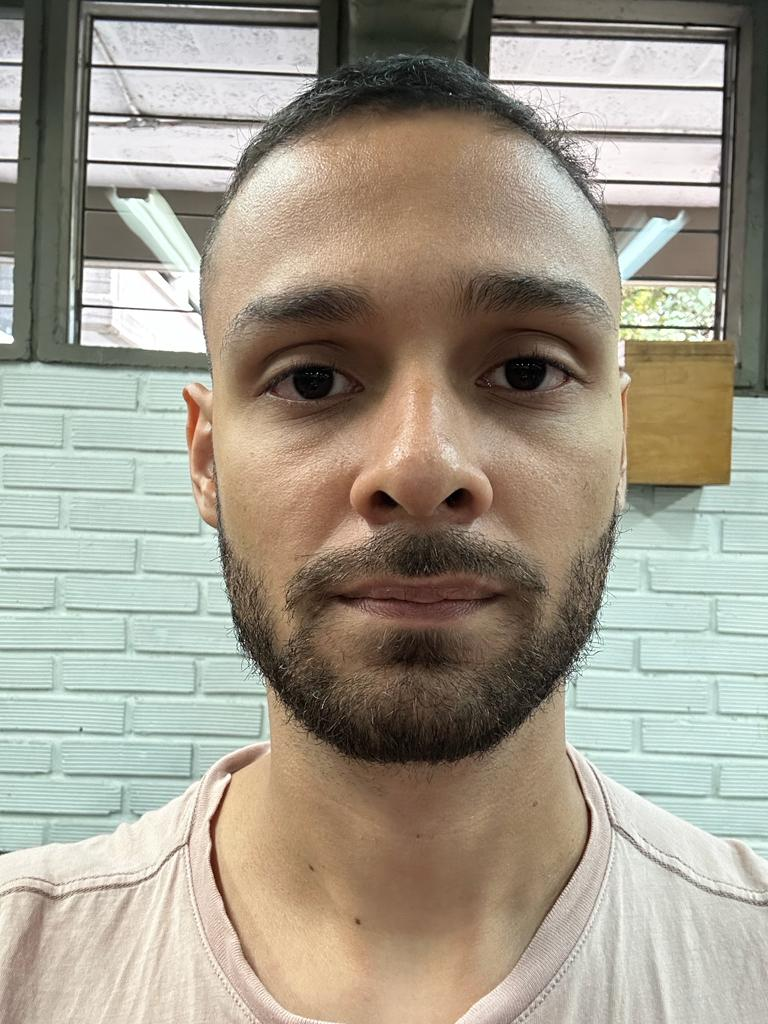
#> input picture Foto_MAH.jpg, 768 x 1024 px
$ jupyter execute --allow-errors WorkshopI_ML2.ipynb
#> lines starting #> are read from the running program, lines starting #| are printed output that depends on the picture
# Lab I - Dimensionality Reduction - Machine Learning II
# Workshop I
Estudiante: Mafredy Acevedo

## Punto 1

[cell 1]
#Importing needed libraries:

#Data structures:
import numpy as np
import pandas as pd

[cell 2]
#Simulate any random rectangular matrix A.

#Definition of the matrix A dimensions (nxm)
n=np.random.randint(1,10)
m=np.random.randint(1,10)
#Definition of the matrix A using random numbers trough numpy.random:
A=np.random.randint(-10, 10, size=[n,m])

#Outputs:
print(f"matrix A dimention is {n}x{m}")
print('The defined matrix A is:')
display(pd.DataFrame(A))

[cell 3]
# What is the rank and trace of A?

#Calculating the rank of A using numpy linear algebra functions (linalg module)
A_rank=np.linalg.matrix_rank(A)
#Calculating the trace of A by converting the numpy array into a matrix and using the trace method:
A_trace=np.matrix.trace(A)

#Outputs:
if n!=m:
    print(f"Matrix A rank is {A_rank}, which is coherent since it is the lower dimention of the matrix ({n}x{m})")
else:
    print(f"Squared matrix A rank is {A_rank}, which is coherent since it is equal to either of the dimensions ({n}x{m})")

print(f"On the other hand, Matrix A trace is {A_trace}, which is correct because it is equal to the sum of the diagonal of the Matrix")

[cell 4]
#What is determinant of A?

#Calculating the determinant of A using numpy linear algebra functions (linalg module)
if n==m:
    A_det=np.linalg.det(A)
    print(f'The determinant of the Matrix A is {A_det}')
else:
    print('Non-squared matrices do not have determinant')

[cell 5]
#Can you invert A? How?
if n==m:
    if A_det!=0:
        #Calculating the inverse of A using numpy linear algebra functions (linalg module)
        A_inv=np.linalg.inv(A)
        print('A can be inverted since its determinant is different than 0. We can use the numpy linear algebra functions to calculate inverse matrix')
        print('Inverse A is:')
        display(pd.DataFrame(A_inv))
        print('We can see if the inverse is correct by multiplyng A and A_inv and checking that the result is equal to the Identity I:')
        display(pd.DataFrame(A@A_inv).round(2))
    else:
        print('Matrix A is not invertible because its determinant is equal to 0')
else:
    print('Matrix A is not invertible because it is a non-squared matrix')

[cell 6]
#How are eigenvalues and eigenvectors of A’A and AA’ related? What interesting differences can you notice between both?

#First, we obtain A transposed:

A_T=np.matrix.transpose(A)

A_TxA=A_T@A #Calculating A’A
AxA_T=A@A_T #Calculating AA’

A_TxA_eigenvalues, A_TxA_eigenvectors =np.linalg.eig(A_TxA) #Using np.linalg functions to obtain both eigenvalues and eigenvector of A’A
AxA_T_eigenvalues, AxA_T_eigenvectors =np.linalg.eig(AxA_T) #Using np.linalg functions to obtain both eigenvalues and eigenvector of AA’

#Comparing the eigenvalues of both matrices:
print('Eigen values are:')
display(pd.DataFrame([A_TxA_eigenvalues,AxA_T_eigenvalues],index=['A’A','AA’']).T)
print('Most important thing that can be concluded is that both eigenvalues are the same for A’A and AA’\n')

#Comparing the eigenvectors of both matrices:
print('A’A eigen vectors are:')
display(pd.DataFrame(A_TxA_eigenvectors))
print('AA’ eigen vectors are:')
display(pd.DataFrame(AxA_T_eigenvectors))
print('Most important thing that can be concluded is that ....')

## Punto 2

[cell 7]
#Importing needed libraries:

#Images management:
from PIL import Image
import matplotlib.pyplot as plt
#System comunication
import os
#To calculate the euclidean distance
from scipy.spatial.distance import euclidean

[cell 8]
#Add a steady, well-centered picture of your face to a shared folder alongside your classmates.
#- Edit your picture to be 256x256 pixels, grayscale (single channel)

# Loading my picture
MAH = Image.open('Foto_MAH.jpg')
#> MAH is the input picture: PIL image 768x1024 RGB; mean R, G, B 161.9, 155.1, 140.6

# Converting to grayscale
MAH_gray = MAH.convert('L')
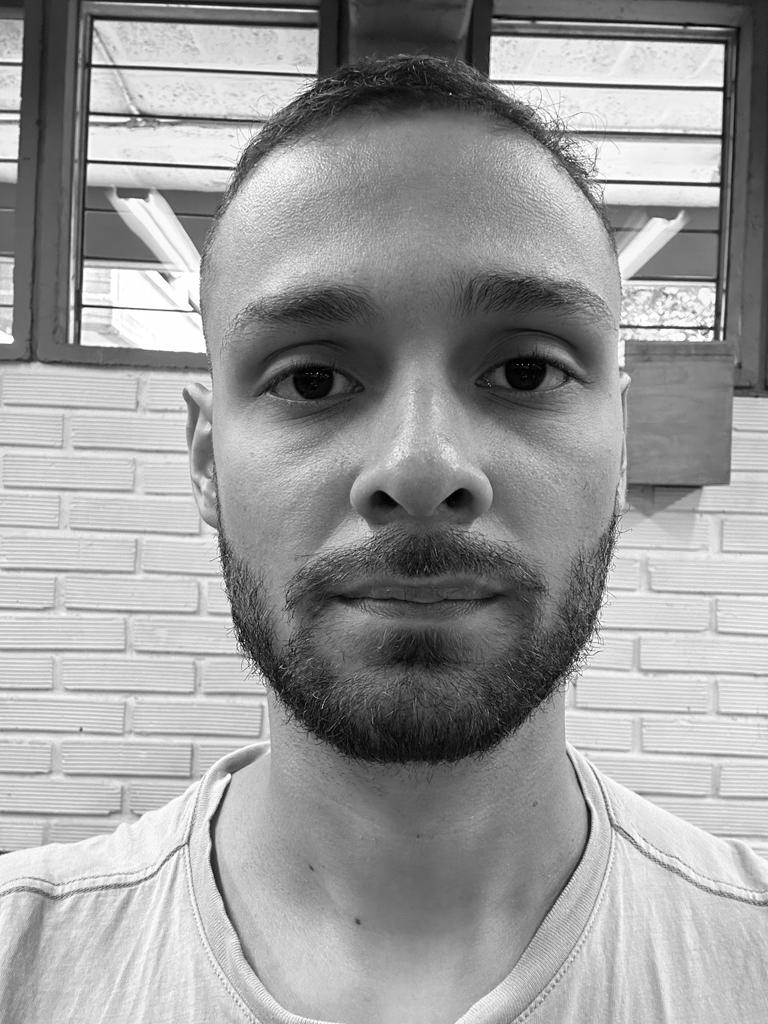
#> MAH_gray: PIL image 768x1024 L; min 0, max 255, mean 155.5

# Resizing to 256x256 pixels
MAH_resized = MAH_gray.resize((256, 256))
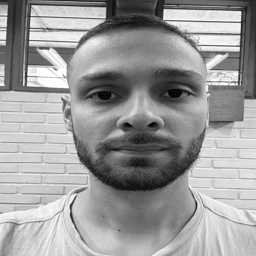
#> MAH_resized: PIL image 256x256 L; min 0, max 255, mean 155.5

#- Plot your edited face
plt.imshow(MAH_resized, cmap='gray')
plt.axis('off')
plt.title('My face')
plt.show()

[cell 9]
#- Calculate and plot the average face of the cohort.

#Loading and converting classmates faces of the cohort into NumPy arrays

#Path where the pictures of the other classmates are stored
cohort_pictures_path = os.getcwd()+'\CohortPictures'

#Storing each picture name inside a list
cohort_pictures = os.listdir(cohort_pictures_path)

#Loading, converting, resizing and stoting each picture inside another list, by iterating the previous list
cohort_pictures_as_array = [np.array(Image.open(os.path.join(cohort_pictures_path, picture)).convert('L').resize((256, 256))) for picture in cohort_pictures]
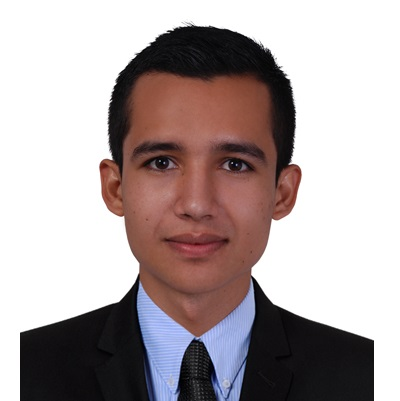
#> input picture CohortPictures/Alvaro Gomez.jpg, 400 x 401 px, found by its file name
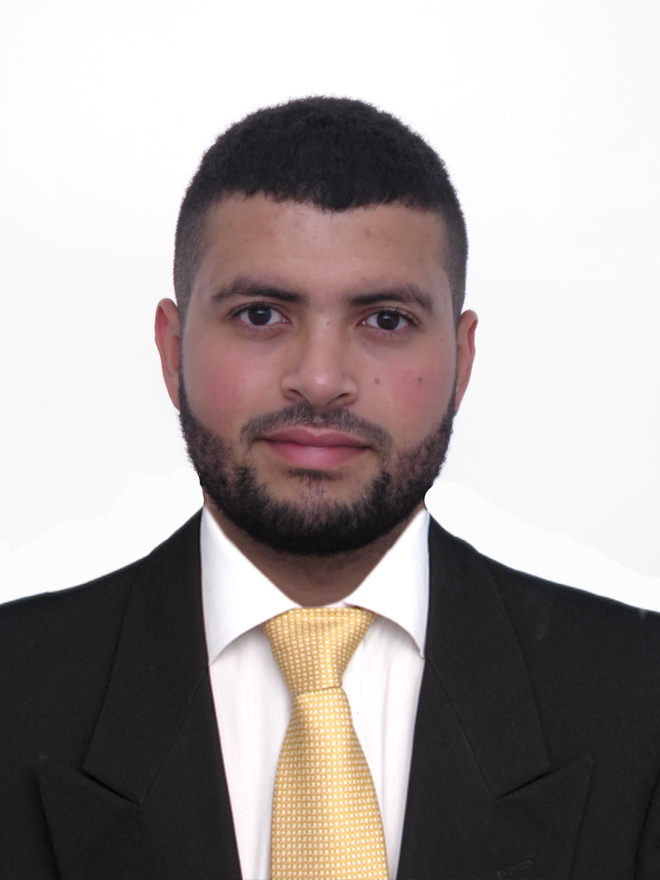
#> input picture CohortPictures/Andres Felipe Orrego.jpg, 660 x 880 px, found by its file name
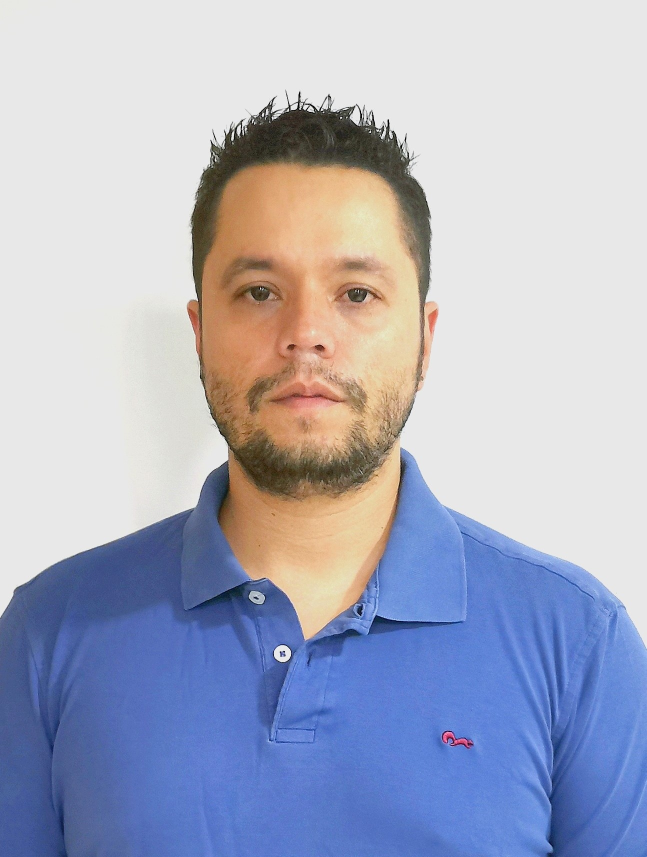
#> input picture CohortPictures/FOTO TIP.jpg, 1293 x 1713 px, found by its file name (shown at 1/2 size)

average_face = np.mean(cohort_pictures_as_array, axis=0)
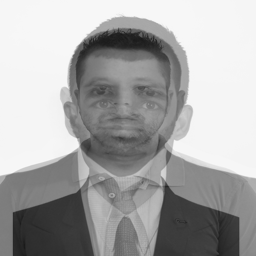
#> average_face: shape (256, 256) float64; min 26.33, max 249, mean 168.2

plt.imshow(average_face, cmap='gray')
plt.axis('off')
plt.title('Average face of the Cohort')
plt.show()

This average face is not a good subject for the experiment, considering that most of the pictures were taken\nin different angles and distances from the cameras, and the background varies a lot.

[cell 10]
#- How distant is your face from the average? How would you measure it?

# Calculate Euclidean distance
MAH_as_array=np.array(MAH_resized)
distance = euclidean(MAH_as_array.flatten(), average_face.flatten())
#> distance = 24344.2

print(f"The Euclidean distance between my face and the average face is {distance:.2f}")
#| The Euclidean distance between my face and the average face is 24344.16
print(f"Considering the plotted 'Avegage face of the cohort', it was very clear that any face compared to it would be very far.")

## Punto 3

[cell 11]
#Importing needed libraries:

#Dimentional reduction:
from unsupervised import PCA as myPCA
from unsupervised import SVD as mySVD
from unsupervised import tSNE as mytSNE

## Punto 4

Apply SVD over the picture of your face, progressively increasing the number of singular values used. Is
there any point where you can say the image is appropriately reproduced? How would you quantify how
different your photo and the approximation are?

[cell 12]
# Calculating the SVD
u, s, v = np.linalg.svd(MAH_as_array, full_matrices=False)
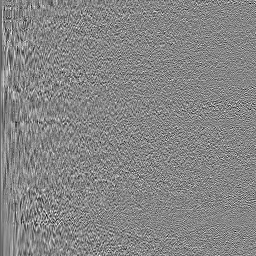
#> u: shape (256, 256) float64; min -0.303, max 0.273, mean -0.000279; drawn with min black and max white
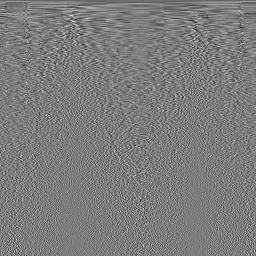
#> v: shape (256, 256) float64; min -0.398, max 0.413, mean -0.000325; drawn with min black and max white
#> s = 256 values, max 41208.2 at index 0, min 0.024 at index 255, mean 421

[cell 13]
import seaborn as sns

var_explained = np.round(s/np.sum(s), decimals=4)
#> var_explained = 256 values, max 0.382 at index 0, min 0 at index 240, mean 0.00391

# Variance explained top Singular vectors
print(f'variance Explained by Top 5 singular values:\n{var_explained[0:5]}')
#| variance Explained by Top 5 singular values:
#| [0.3823 0.0593 0.0486 0.0341 0.0275]
ev=0
i=0
while(ev<0.8):
    ev+=var_explained[i]
    i+=1
#> this loop made 32 passes
#> ev on passes 1 to 12: 0.382, 0.442, 0.49, 0.524, 0.552, 0.576, 0.594, 0.61, 0.626, 0.639, 0.652, 0.663
#> after the loop, ev = 0.8; i = 32

print(f'The needed number of components to obtain a cumulative explained variance of at least 80% is {i}')
#| The needed number of components to obtain a cumulative explained variance of at least 80% is 32

plt.figure(figsize=(20, 6))
sns.barplot(x=list(range(1, 51)),
            y=var_explained[0:50], color="dodgerblue")

plt.title('Variance Explained Graph')
plt.xlabel('Singular Vector', fontsize=16)
plt.ylabel('Variance Explained', fontsize=16)
plt.tight_layout()
plt.show()
#> figure, not shown here; tallest bar 0.382 high, from x = -0.4 to 0.4

[cell 14]
# plot images with different number of components
comps = [256, 100, 50, 32, 10, 1]
plt.figure(figsize=(10, 6))

for i in range(len(comps)):
    low_rank = u[:, :comps[i]] @ np.diag(s[:comps[i]]) @ v[:comps[i], :]

    if(i == 0):
        plt.subplot(2, 3, i+1),
        plt.imshow(low_rank, cmap='gray'),
        plt.title(f'Original picture \n n_components = {comps[i]}')

    else:
        plt.subplot(2, 3, i+1),
        plt.imshow(low_rank, cmap='gray'),
        plt.title(f'n_components = {comps[i]}')
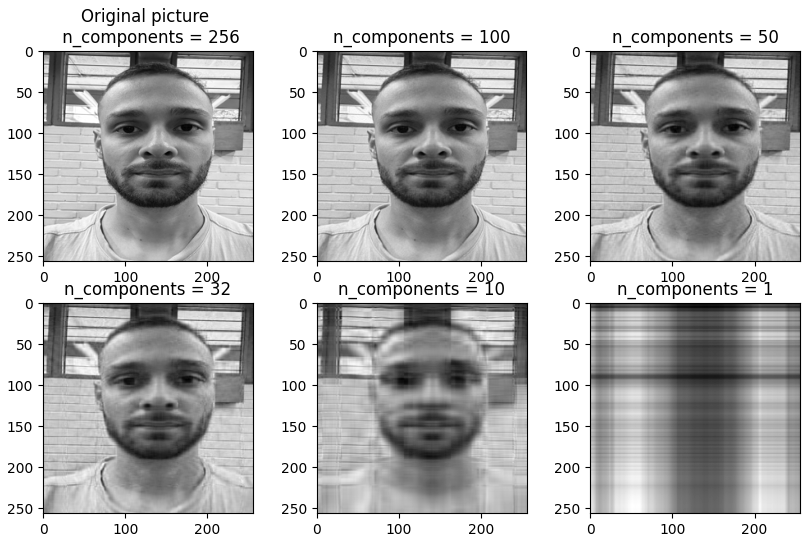
#> figure drawn by matplotlib, 6 panels

To answer the questions of this point: It can be stated that recognizing an individual becomes possible using only 10 singular values, as this number is sufficient to distinguish their facial features. However, with 26 singular values, the individual becomes easily recognizable. To measure the difference between each compressed image and the original picture, we can use the concept of cumulative explained variance. This metric indicates, in terms of a percentage, how closely the approximations represent the original image.

## Punto 5

Train a naive logistic regression on raw MNIST images to distinguish between 0s and 8s. We are calling
this our baseline. What can you tell about the baseline performance?

[cell 15]
#Loading the needed librarys
from sklearn.datasets import load_digits
from sklearn.linear_model import LogisticRegression
from sklearn.model_selection import train_test_split
from sklearn.metrics import accuracy_score
from sklearn.model_selection import cross_val_score
from sklearn.metrics import make_scorer

[cell 16]
mnist = load_digits() #loading the Bunch container
real_number = pd.DataFrame(mnist.target) #Saving the real numbers as a pandas DataFrame (target)
pixels = pd.DataFrame(mnist.data) #Saving the pixels that represents the real numbers as a pandas DataFrame (data)

At this point, either the target and the data contain numbers from 0 to 8. Since the objetive of this point is to predict if it is 0 or 8, let's drop the data corresponding to the numbers form 1 to 7:

[cell 17]
real_number = real_number[real_number[0].isin([0,8])]
print(f'Now the target has only the following numbers: {real_number[0].unique()}')

Now let's drop the rows of the input data that doesn't correspond to 0s or 8s

[cell 18]
pixels = pixels.iloc[real_number.index]

[cell 19]
real_number.reset_index(inplace=True,drop=True)
real_number.columns=['num']
pixels.reset_index(inplace=True,drop=True)

Next step is to split the input data and train the naive logistic regression

[cell 20]
X_train, X_test, y_train, y_test = train_test_split(
                                        pixels,
                                        real_number.values.reshape(-1,1),
                                        train_size   = 0.8,
                                        random_state = 1234,
                                        shuffle      = True
                                    )
LR1 = LogisticRegression()
LR1.fit(X_train, y_train)
y_pred = LR1.predict(X_test)

Using the accuracy score it's possible to messure the predictions of our model

[cell 21]
print(f'The accuracy of the model is of {accuracy_score(y_test, y_pred)*100}%')

The first impression is that maybe the model can be overfitted, considering that each prediction was exact. So, let's use a crossfold validation to check the model with different folds:

[cell 22]
scorer = make_scorer(accuracy_score, greater_is_better=True)
score=abs(np.mean(cross_val_score(LR1, pixels, real_number.values.reshape(-1,1), cv=5, n_jobs=-1, scoring=scorer)))
print(f'After testing the model using 5 different folds of train/test data, the accuracy of the model is of {score*100}%')

The last result shows that the model is not overfitted and the input data discribes really well the output data.

## Punto 6 + Punto 7

6)
Now, apply dimensionality reduction using all your algorithms to train the model with only 2 features per
image.
- Plot the 2 new features generated by your algorithm
- Does this somehow impact the performance of your model?

7)
Repeat the process above but now using the built-in algorithms in the Scikit-Learn library. How different
are these results from those of your implementation? Why?

[cell 23]
from sklearn.decomposition import PCA
from sklearn.decomposition import TruncatedSVD as SVD

* Applying PCA with 2 features for both sklearn and my algorithms

#> (a cell that did not finish here is left out)

[cell 25]
#Next, using scikit-learn PCA
sklPCA=PCA(2)
sklPCA.fit(pixels)
pixels_PCA_skl=sklPCA.transform(pixels)
pixels_PCA_skl_DF=pd.DataFrame(pixels_PCA_skl, columns=['C1','C2'])

[cell 26]
mnist_PCAskl = pd.concat([pixels_PCA_skl_DF, real_number], axis = 1)
#> (the rest of this cell did not finish here and is left out)

Both PCA algorithms perfectly separates the two possible targets with two principal components. The results are pretty similar

Now, we check de Logistic Regression using the new input data created by my PCA

#> (a cell that did not finish here is left out)

#> (a cell that did not finish here is left out)

Checking sklearn PCA features with LR

[cell 29]
X_train_PCAskl, X_test_PCAskl, y_train_PCAskl, y_test_PCAskl = train_test_split(
                                        pixels_PCA_skl_DF,
                                        real_number.values.reshape(-1,1),
                                        train_size   = 0.8,
                                        random_state = 1234,
                                        shuffle      = True
                                    )
LR_sklPCA = LogisticRegression()
LR_sklPCA.fit(X_train_PCAskl, y_train_PCAskl)
y_pred_sklPCA = LR_sklPCA.predict(X_test_PCAskl)

[cell 30]
print(f'The accuracy of the model using PCA sklearn input data is of {accuracy_score(y_test_PCAskl, y_pred_sklPCA)*100}%')

In conclusion, both PCA algorithms, at least for the dataset tested works well. Maybe with a dataset with more atypical data and outliers, and with inputs not highly correlated with the output, the results obtained with myPCA will be less accurate than those calculated using sklearn PCA

* Applying SVD with 2 features for both sklearn and my algorithms

#> (a cell that did not finish here is left out)

#> (a cell that did not finish here is left out)

[cell 33]
#Next, using sklearn SVD
sklSVD=SVD(2)
U1=sklSVD.fit_transform(pixels)
s1=np.diag(sklSVD.singular_values_)
VT1=sklSVD.components_

[cell 34]
real_number.reset_index(inplace=True,drop=True)
real_number.columns=['num']

[cell 35]
mnist_SVDskl = pd.concat([pd.DataFrame(U1), real_number], axis = 1)
#> (the rest of this cell did not finish here and is left out)

Both SVD methods seems to obtain very similar results, demonstraiting a really good performance from the SVD build from scratched. The only noticeable difference is the scale of the values founded for the components.
The 2 algorithms also separates really well the 2 possible outputs with just 2 components.

Now, we check de Logistic Regression using the new input data created by my SVD

#> (a cell that did not finish here is left out)

#> (a cell that did not finish here is left out)

Checking sklearn SVD features with LR

[cell 38]
X_train_sklSVD, X_test_sklSVD, y_train_sklSVD, y_test_sklSVD = train_test_split(
                                        pd.DataFrame(U1),
                                        real_number.values.reshape(-1,1),
                                        train_size   = 0.8,
                                        random_state = 1234,
                                        shuffle      = True
                                    )
LR_sklSVD = LogisticRegression()
LR_sklSVD.fit(X_train_sklSVD, y_train_sklSVD)
y_pred_sklSVD = LR_sklSVD.predict(X_test_sklSVD)

[cell 39]
print(f'The accuracy of the model using sklearn SVD input data is of {accuracy_score(y_test_sklSVD, y_pred_sklSVD)*100}%')

Same conclusions obtained with PCAs methods used.

* Applying tSNE with 2 features for both sklearn and my algorithms

[cell 40]
#First, using my tsNE
#newtSNE=mytSNE.TSNE(2)
#pixel_tSNE=newtSNE.fit_transform(pixel_as_array)
#pixels_tSNE_DF=pd.DataFrame(pixel_tSNE, columns=['C1','C2'])

Didn't get to create a usefull tSNE

Implementing sklearn tSNE:

[cell 41]
from sklearn.manifold import TSNE as TSNE_scklearn

[cell 42]
sklTSNE=TSNE_scklearn(2)
pixels_tSNE=sklTSNE.fit_transform(np.array(pixels))
pixels_tSNE_DF=pd.DataFrame(pixels_tSNE, columns=['C1','C2'])

[cell 43]
mnist_TSNEskl = pd.concat([pixels_tSNE_DF, real_number], axis = 1)

custom_params = {"axes.spines.right": False, "axes.spines.top": False}
sns.set_theme(style="ticks", rc=custom_params)
sns1=sns.pairplot(mnist_TSNEskl, hue = 'num', hue_order = [0,8],palette='deep')
plt.suptitle('Scatter Plot - Sklearn TSNE')
plt.tight_layout(rect=[0, 0, 1, 1])

plt.show()
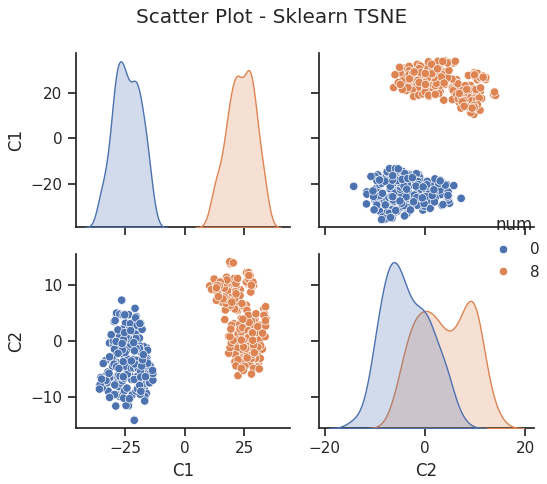
#> figure drawn by matplotlib, 4 panels
